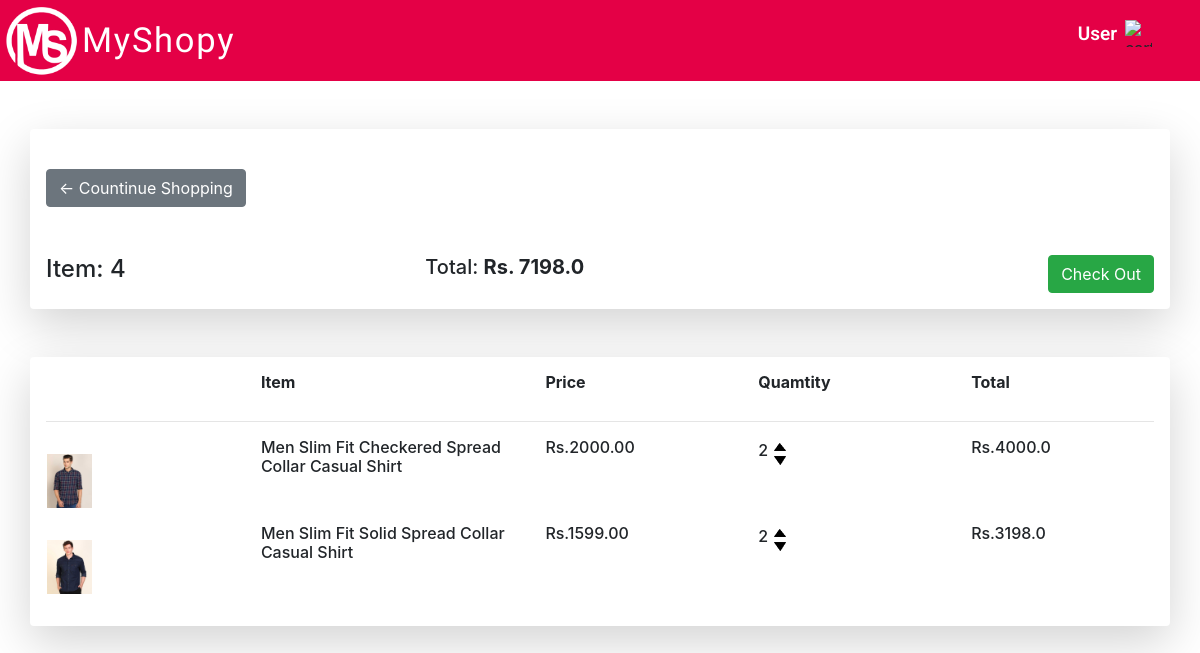
The app's page /cart/ (signed in) with its own data.
### store/models.py (models this page shows, shortened)
class Order(models.Model):
    customer = models.ForeignKey(Customer, on_delete=models.SET_NULL, null=True, blank=True)
    date_ordered = models.DateTimeField(auto_now_add=True)
    complete = models.BooleanField(default=False)
    transaction_id = models.CharField(max_length=100, null=True)
    @property
    def get_cart_total(self):
        orderitems = self.orderitem_set.all()
        total = sum([item.get_total for item in orderitems])
        return total
    @property
    def get_cart_items(self):
        orderitems = self.orderitem_set.all()
        total = sum([item.quantity for item in orderitems])
        return total

class OrderItem(models.Model):
    customer = models.ForeignKey(Customer, on_delete=models.SET_NULL, null=True, blank=True)
    product = models.ForeignKey(ProductMen, on_delete=models.SET_NULL, null=True)
    order = models.ForeignKey(Order, on_delete=models.SET_NULL, null=True)
    quantity = models.IntegerField(default=0, null=True, blank=True)
    date_added = models.DateTimeField(auto_now_add=True)
    @property
    def get_total(self):
        total = self.product.price * self.quantity
        return total

class ProductMen(models.Model):
    name = models.CharField(max_length=200)
    price = models.FloatField()
    digital = models.BooleanField(default=False, null=True, blank=False)
    image = models.ImageField(null=True, blank=True, height_field=None, width_field=None)
    @property
    def imageURL(self):
        try:
            url = self.image.url
        except:
            url = " "
        return url

### store/views.py (the view)
# urls.py: path('cart/', views.cart, name="cart"),
def cart(request):
    if request.user.is_authenticated:
        customer = request.user.customer
        order, created = Order.objects.get_or_create(customer=customer, complete=False)
        items = order.orderitem_set.all()
        cartItems = order.get_cart_items
    else:
        items = []
        order = {'get_cart_total': 0, 'get_cart_items': 0, 'shipping': False}
        artItems = order['get_cart_items']
    context = {'items': items, 'order': order}
    return render(request, 'store/cart.html', context)

### store/templates/store/cart.html (shortened to what this page needs)
{% load static %}
<!DOCTYPE html>
<html lang="en">
<head>
    <link rel="stylesheet" href="{% static 'css/cartStyle.css' %}">
    <link rel="stylesheet" href="https://stackpath.bootstrapcdn.com/bootstrap/4.3.1/css/bootstrap.min.css">
</head>
<body>
    <div class="root">
        <div class="row nav-bar">
            <div class="col-md-3">
                <img class="logo-img" src="{% static 'images/imgbin_logo-circlr-redmi-5-xiaomi-png.png' %}" alt="logo-image">
                <h6 class="logo-text pt-3 ">MyShopy</h6>
            </div>
            <div class="col-md-6 ">
                </div>
            <div class="col-md-3 pt-3">
                <img class="user_img mr-5 mt-1" src="{% static 'images/icons8-change-user-50.png' %}" alt="cart_image">
                <h6 class="cart-text pt-2 pr-2">User</h6>
            </div>
        </div>
        <div class="container shadow-lg p-3 mb-5 bg-white rounded mt-5">
            <div class="row">
                <div class="col-md-4 pt-4">
                    <a href="{% url 'store' %}">
                        <button type="button" class="btn btn-secondary" data-toggle="button" aria-pressed="false" autocomplete="off">
                        &#x2190; Countinue Shopping
                      </button>
                    </a>
                </div>
                <div class="col-md-4"></div>
                <div class="col-md-4"></div>
            </div>
            <div class="row pt-5">
                <div class="col-md-4">
                    <h4>Item: {{order.get_cart_items}}</h4>
                </div>
                <div class="col-md-4 ">
                    <h5>Total: <strong>Rs. {{order.get_cart_total}}</strong></h5>
                </div>
                <div class="col-md-4 ">
                    <a href="{% url 'checkout' %}">
                    <button style="float: right;" type="button" class="btn btn-success">Check Out</button>
                    </a>
                </div>
            </div>
        </div>
        <div class="container shadow-lg p-3 mb-5 bg-white rounded mt-5">
            <div class="row">
                <div class="col p-3"></div>
                <div class="col-3"><h6 style="font-weight: bold;">Item</h6></div>
                <div class="col"><h6 style="font-weight: bolder;">Price</h6></div>
                <div class="col"><h6 style="font-weight: bolder;">Quamtity</h6></div>
                <div class="col"><h6 style="font-weight: bolder;">Total</h6></div>
            </div>
            <hr>
            {% for item in items %}
            <div class="row">
                <div class="col p-3"><img src="{{item.product.imageURL}}" width="45px" alt=""></div>
                <div class="col-3"><h6 style="font-weight: 500;">{{item.product.name}}</h6></div>
                <div class="col"><h6 style="font-weight: 500;">Rs.{{item.product.price|floatformat:2}}</h6></div>
                <div class="col">
                    <p style="font-weight: 500; float:left;">
                    {{item.quantity}}
                    </p>
                    <img data-product="{{item.product.id}}" data-action="add" class="ml-3 chg-quantity update-cart" src="{% static 'images/arrow-up.png' %}">
                    <img data-product="{{item.product.id}}" data-action="remove" class="ml-3 chg-quantity update-cart" src="{% static 'images/arrow-down.png' %}">
                </div>
                <div class="col"><h6 style="font-weight: 500;">Rs.{{item.get_total}}</h6></div>
            </div>
            {% endfor %}
        </div>
    </div>
</body>
</html>

### static/css/cartStyle.css (style rules this page uses)
.root { margin:0; padding:0; }
.nav-bar { left: 0%; right: 0%; top: 8.33%; background: #E40046; }
.logo-text { font-family: 'Vibur', cursive; font-style: normal; font-weight: normal; font-size: 34.5px; line-height: 49px; letter-spacing: 0.05em; float: left; color: #FFFFFF; }
.logo-img { float: left; border-radius: 20.5px; width:82px; height:80.57px; filter: brightness(4.5); }
.cart-text { float: right; color: #ffff; font-family: Roboto; font-style: normal; font-weight: 600; font-size: 19px; line-height: 19px; }
.user_img { float: right; width: 27px; height: 27px; }
.chg-quantity { width: 12px; cursor: pointer; display: block; margin-top: 5px; transition:.1s; }

### store/templates/store/cart.html (style rules this page uses)
.chg-quantity { width: 12px; cursor: pointer; display: block; margin-top: 5px; transition:.1s; }

### records on screen
Order: get_cart_items "4", get_cart_total "7198.0"
OrderItem: product.imageURL (picture), product.name "Men Slim Fit Checkered Spread Collar Casual Shirt", product.price "2000.00", quantity "2", get_total "4000.0"
OrderItem: product.imageURL (picture), product.name "Men Slim Fit Solid Spread Collar Casual Shirt", product.price "1599.00", quantity "2", get_total "3198.0"
